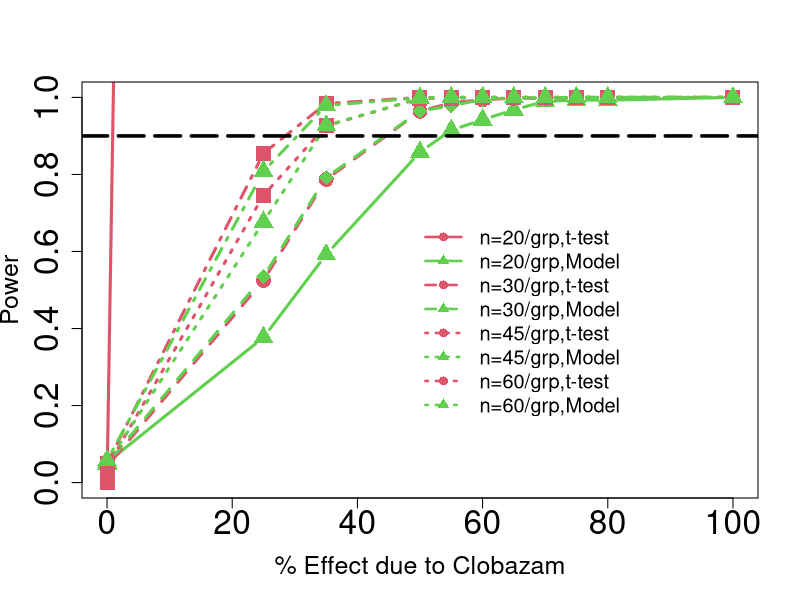
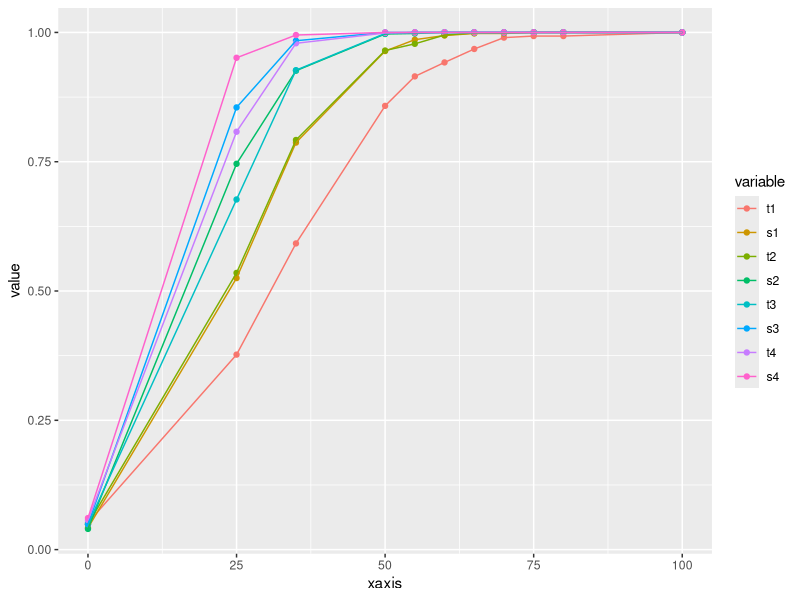
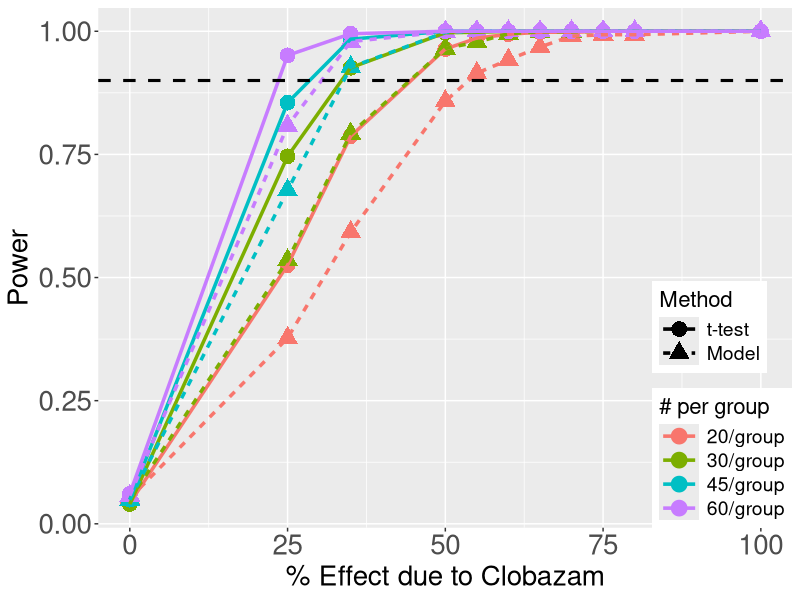
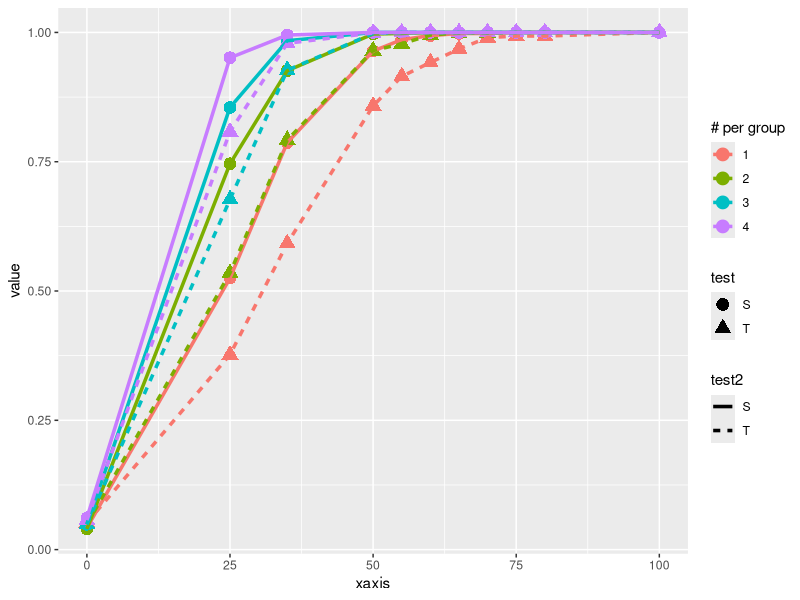

The R source for these figures, in order:
#Author: Devin Pastoor
#email: devin.pastoor@gmail.com
# testing various ggplot settings

setwd("C:/Users/Devin/Documents/Classwork/ggplot_experiments")
library(ggplot2)
library(plyr)
library(reshape2)
library(lattice)
library(grid)

#xaxis data
esize<-c(0,25,35,50,55,60,65,70,75,80,100)

#power data
power<-data.frame(xaxis = c(0,25,35,50,55,60,65,70,75,80,100),
                  t1=c(0.052,0.377,0.592,0.858,0.915,0.942,0.968,0.990,0.993,0.993,1),
                  s1=c(0.042,0.525,0.787,0.964,0.986,0.994,0.998,0.998,1,1,1),
                  t2=c(0.049,0.535,0.792,0.965,0.978,0.995,0.999,0.999,1,1,1),
                  s2=c(0.040,0.746,0.926,0.997,0.998,1,1,1,1,1,1),
                  t3=c(0.049,0.677,0.927,0.998,1,1,1,1,1,1,1),
                  s3=c(0.049,0.855,0.984,1,1,1,1,1,1,1,1),
                  t4=c(0.057,0.808,0.979,0.999,1,1,1,1,1,1,1),
                  s4=c(0.061,0.951,0.995,1,1,1,1,1,1,1,1))


head(power)

##########Mathangi's Old Code for plotting power curves
par(mfrow=c(1,1))
matplot(esize,power[,1:8],cex=2.0,cex.lab=1.5,cex.axis=2.0,type="b",lty = c(1,1,2,2,3,3,4,4),
        col=c(2,3,2,3,2,3,2,3),lwd=3.0,xlab="% Effect due to Clobazam",ylab="Power",pch=c(15,17,16,18,15,17,15,17),
        xlim=c(0,100),ylim=c(0,1))
legend(50,0.7, legend=(c("n=20/grp,t-test","n=20/grp,Model","n=30/grp,t-test","n=30/grp,Model","n=45/grp,t-test",
                         "n=45/grp,Model","n=60/grp,t-test","n=60/grp,Model")),lty = c(1,1,2,2,3,3,4,4),col=c(2,3,2,3,2,3,2,3),
       bty="n",cex=1.2,
       lwd=2.5,pch=c(16,17,16,17,16,17,16,17))
abline(h=0.9, lty=5, lwd=3.5)


#add x-axis data to dataframe
power[0, ] <- esize





y <- melt(power, id="xaxis", variable_name = "label")

#vector to distinguish whether T-test (T) or model (S)
ts <- rep(c("T", "S", "T", "S", "T", "S", "T", "S"), each = 11)

#vector to distinguish # per group
### 1: n = 20/group
### 2: n = 30/group
### 3: n = 45/group
### 4: n = 60/group
grp <- rep(c(seq(1,4)), each = 22)
y[,4] <- as.factor(ts)
y[,5] <- as.factor(grp)
head(y)

#basic qplot to see overall shape
qplot(xaxis, value, data = y, color = variable) + geom_line()

## Plot of power curves 
plot <- ggplot(data = y, aes(x = xaxis, y = value, color = V5)) +
  geom_point(aes(shape = V4), size = 5) +
  geom_line(aes(group = variable, linetype = V4), size = 1.2) +
  labs(color = "# per group", shape = "Method", linetype = "Method") +    #if don't set linetype to same name will separate to 3 legends
  geom_hline(aes(yintercept = 0.9), linetype="dashed", size = 1.05) +
  scale_color_discrete(name = "# per group",
                       labels = c("20/group", "30/group", "45/group", "60/group")) +
  scale_linetype_discrete(name = "Method", labels = c("t-test", "Model")) +
  scale_shape_discrete(name = "Method", labels = c("t-test", "Model")) +
  scale_x_continuous(name = "% Effect due to Clobazam") +
  scale_y_continuous(name = "Power") +
  #to edit out grid lines
  #theme(panel.grid.minor=element_blank(), panel.grid.major=element_blank()) +
  theme(axis.title.x = element_text(size=20)) +
  theme(axis.title.y = element_text(size=20)) +
  theme(axis.text.x = element_text(size=20)) +
  theme(axis.text.y = element_text(size=20)) +
  theme(legend.title = element_text(size = 16)) +
  theme(legend.text = element_text(size = 14)) +
  theme(legend.justification=c(1,0), legend.position=c(1,0)) + 
  theme(legend.key.width= unit(2, "lines")) #part of grid

plot
# messing with shortening
ggplot(data = y, aes(xaxis, value, color = V5, linetype = V4)) +
  geom_point(aes(shape = V4), size = 4) + geom_line(size = 1.2) + 
  labs(color = "# per group", linetype = "test2", shape = "test")